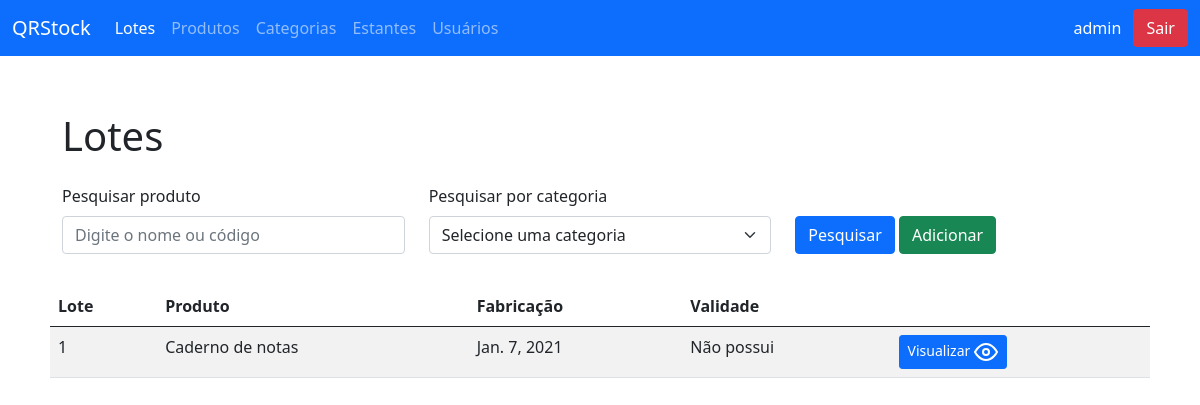
The page /lots/ (signed in) on the database as committed earlier.
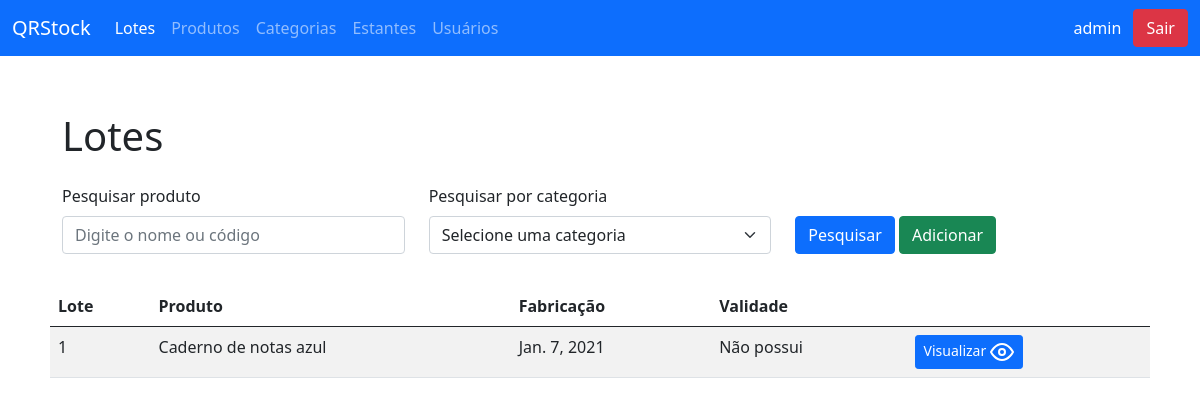
The same page on the database as committed later.
### QRcodeStock/models.py (models this page shows, shortened)
class Lote(models.Model):
    id_usuario_criador = models.ForeignKey(Usuario,
                                           on_delete=models.CASCADE,
                                           verbose_name='Usuario criador')
    id_produto = models.ForeignKey(Produto,
                                   on_delete=models.CASCADE,
                                   verbose_name='ID Produto')
    quantidade = models.IntegerField()
    observacoes = models.CharField(max_length=100)
    data_fabricacao = models.DateField()
    data_vencimento = models.DateField(blank=True, null=True)
    class Meta:
        verbose_name_plural = 'Lotes'

class Produto(models.Model):
    id_categoria = models.ForeignKey(Categoria,
                                     on_delete=models.CASCADE,
                                     verbose_name='ID Categoria')
    qr_code_url = models.CharField(max_length=50)
    nome = models.CharField(max_length=50)
    peso = models.DecimalField(max_digits=5, decimal_places=2)
    altura = models.DecimalField(max_digits=3, decimal_places=2, default=1.00)
    largura = models.DecimalField(max_digits=3, decimal_places=2, default=1.00)
    comprimento = models.DecimalField(max_digits=3,
                                      decimal_places=2,
                                      default=1.00,
                                      blank=True, null=True)
    descricao = models.CharField(max_length=350)
    num_prateleira = models.IntegerField(default=0)
    valor_compra = models.DecimalField(max_digits=10,
                                       decimal_places=2,
                                       default=10.00)
    valor_venda = models.DecimalField(max_digits=12,
                                      decimal_places=2,
                                      default=15.00)
    id_estante = models.ForeignKey(Estante,
                                   on_delete=models.CASCADE,
                                   verbose_name='ID Estante')
    numero_prateleira = models.IntegerField()
    class Meta:
        verbose_name_plural = 'Produtos'

### QRcodeStock/views.py (the view)
# urls.py: path('lots/', list_lots, name='url_list_lots'),
@login_required
def list_lots(request):
    if request.POST:
        if request.POST['filter']:
            lots = Lote.objects.filter(id=request.POST['filter'])
        else:
            lots = Lote.objects.all()
    else:
        lots = Lote.objects.all()
    context = {'titulo': 'QRStock - Lista de lotes', 'lots': lots}
    return render(request, 'listagem/lotes.html', context)

### QRcodeStock/templates/listagem/lotes.html (shortened to what this page needs)
{% extends 'base.html' %}
{% block conteudo %}
    <div class="container-md" style="margin: 56px auto 32px; padding: 0 32px;">
    <div class="row">
      <div class="col-md-12">
        <h1>Lotes</h1>
      </div>
    </div>
    <form method="post" class="row" style="margin-top: 16px;">
      <div class="col-md-4">
        <label for="pesquisa" class="form-label">Pesquisar produto</label>
        <input type="text" class="form-control" id="pesquisa" name="filter"
               placeholder="Digite o nome ou código">
      </div>
      <div class="col-md-4">
        <label for="categoria" class="form-label">Pesquisar por categoria</label>
        <select class="form-select" id="categoria">
          <option selected>Selecione uma categoria</option>
        </select>
      </div>
      <div class="col-md-4 d-flex align-items-end">
        <button
          type="submit"
          class="btn btn-primary"
          id="pesquisar-produto"
        >
          Pesquisar
        </button>
          <a href="/add_lot/">
          <button
                type="button"
                class="btn btn-success"
          >
          Adicionar
          </button>
              </a>
      </div>
    </form>
    <div class="row" style="margin-top: 32px;">
      <table class="table table-striped">
        <thead>
          <th>Lote</th>
          <th>Produto</th>
          <th>Fabricação</th>
          <th>Validade</th>
          <th></th>
        </thead>
        <tbody>
          {% for lot in lots %}
              <tr>
                <td>{{ lot.id }}</td>
                <td>{{ lot.id_produto.nome }}</td>
                <td>{{ lot.data_fabricacao }}</td>
                  {% if lot.data_vencimento %}
                    <td>{{ lot.data_vencimento }}</td>
                  {% else %}
                      <td>Não possui</td>
                  {% endif %}
                <td>
                  <a href="{% url 'url_show_lot' lot.id %}" class="btn btn-primary btn-sm">
                    Visualizar <i style="font-size: 12px;" data-feather="eye"></i>
                  </a>
                </td>
              </tr>
          {% endfor %}
        </tbody>
      </table>
    </div>
  </div>
{% endblock %}

Rows that differ between the two databases and show on the page:
changed through a linked row, Lote id 1: id_produto.nome "Caderno de notas" → "Caderno de notas azul"
